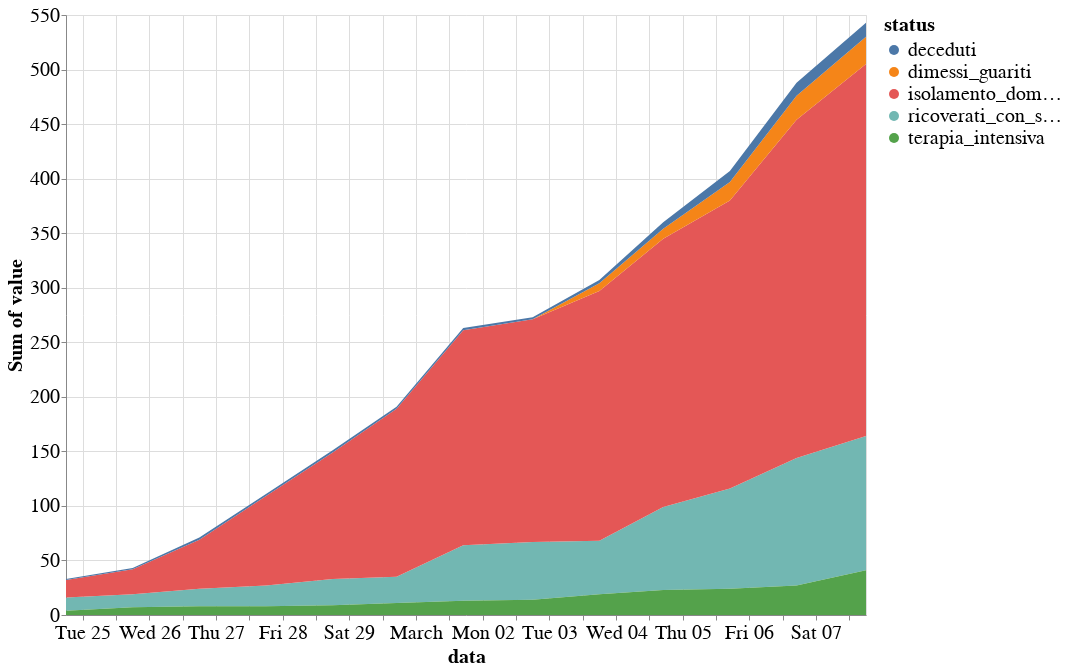

Source (notebook cell):
### Code cell
alt.Chart(melt_df[(melt_df.status.isin(fields)) & (melt_df.regione == 'Veneto')]).mark_area().encode(
    y='sum(value)',
    x='data:T',
    color='status:N'
).properties(
    height=600,
    width=800
).interactive()

### Figure 1 — Vega-Lite specification as saved in the notebook (floating-point values rounded to 4 significant figures)
{"width": 800, "height": 600, "config": {"line": {"strokeWidth": 4}, "style": {"bar": {"size": 20}}, "legend": {"symbolSize": 100, "titleFontSize": 20, "labelFontSize": 20}, "axis": {"titleFontSize": 20, "labelFontSize": 20}}, "data": {"name": "data-3a302288ed1f045875e247f7fc9df087"}, "mark": "area", "encoding": {"color": {"type": "nominal", "field": "status"}, "x": {"type": "temporal", "field": "data"}, "y": {"type": "quantitative", "aggregate": "sum", "field": "value"}}, "selection": {"selector002": {"type": "interval", "bind": "scales", "encodings": ["x", "y"]}}, "$schema": "https://vega.github.io/schema/vega-lite/v4.0.2.json", "datasets": {"data-3a302288ed1f045875e247f7fc9df087": [{"data": "2020-02-24 18:00:00", "stato": "ITA", "codice_regione": 5, "regione": "Veneto", "lat": 45.43, "long": 12.34, "status": "ricoverati_con_sintomi", "value": 12.0}, {"data": "2020-02-25 18:00:00", "stato": "ITA", "codice_regione": 5, "regione": "Veneto", "lat": 45.43, "long": 12.34, "status": "ricoverati_con_sintomi", "value": 12.0}, {"data": "2020-02-26 18:00:00", "stato": "ITA", "codice_regione": 5, "regione": "Veneto", "lat": 45.43, "long": 12.34, "status": "ricoverati_con_sintomi", "value": 16.0}, {"data": "2020-02-27 18:00:00", "stato": "ITA", "codice_regione": 5, "regione": "Veneto", "lat": 45.43, "long": 12.34, "status": "ricoverati_con_sintomi", "value": 19.0}, {"data": "2020-02-28 18:00:00", "stato": "ITA", "codice_regione": 5, "regione": "Veneto", "lat": 45.43, "long": 12.34, "status": "ricoverati_con_sintomi", "value": 24.0}, {"data": "2020-02-29 17:00:00", "stato": "ITA", "codice_regione": 5, "regione": "Veneto", "lat": 45.43, "long": 12.34, "status": "ricoverati_con_sintomi", "value": 24.0}, {"data": "2020-03-01 17:00:00", "stato": "ITA", "codice_regione": 5, "regione": "Veneto", "lat": 45.43, "long": 12.34, "status": "ricoverati_con_sintomi", "value": 51.0}, {"data": "2020-03-02 18:00:00", "stato": "ITA", "codice_regione": 5, "regione": "Veneto", "lat": 45.43, "long": 12.34, "status": "ricoverati_con_sintomi", "value": 53.0}, {"data": "2020-03-03 18:00:00", "stato": "ITA", "codice_regione": 5, "regione": "Veneto", "lat": 45.43, "long": 12.34, "status": "ricoverati_con_sintomi", "value": 49.0}, {"data": "2020-03-04 17:00:00", "stato": "ITA", "codice_regione": 5, "regione": "Veneto", "lat": 45.43, "long": 12.34, "status": "ricoverati_con_sintomi", "value": 76.0}, {"data": "2020-03-05 17:00:00", "stato": "ITA", "codice_regione": 5, "regione": "Veneto", "lat": 45.43, "long": 12.34, "status": "ricoverati_con_sintomi", "value": 92.0}, {"data": "2020-03-06 17:00:00", "stato": "ITA", "codice_regione": 5, "regione": "Veneto", "lat": 45.43, "long": 12.34, "status": "ricoverati_con_sintomi", "value": 117.0}, {"data": "2020-03-07 18:00:00", "stato": "ITA", "codice_regione": 5, "regione": "Veneto", "lat": 45.43, "long": 12.34, "status": "ricoverati_con_sintomi", "value": 123.0}, {"data": "2020-02-24 18:00:00", "stato": "ITA", "codice_regione": 5, "regione": "Veneto", "lat": 45.43, "long": 12.34, "status": "terapia_intensiva", "value": 4.0}, {"data": "2020-02-25 18:00:00", "stato": "ITA", "codice_regione": 5, "regione": "Veneto", "lat": 45.43, "long": 12.34, "status": "terapia_intensiva", "value": 7.0}, {"data": "2020-02-26 18:00:00", "stato": "ITA", "codice_regione": 5, "regione": "Veneto", "lat": 45.43, "long": 12.34, "status": "terapia_intensiva", "value": 8.0}, {"data": "2020-02-27 18:00:00", "stato": "ITA", "codice_regione": 5, "regione": "Veneto", "lat": 45.43, "long": 12.34, "status": "terapia_intensiva", "value": 8.0}, {"data": "2020-02-28 18:00:00", "stato": "ITA", "codice_regione": 5, "regione": "Veneto", "lat": 45.43, "long": 12.34, "status": "terapia_intensiva", "value": 9.0}, {"data": "2020-02-29 17:00:00", "stato": "ITA", "codice_regione": 5, "regione": "Veneto", "lat": 45.43, "long": 12.34, "status": "terapia_intensiva", "value": 11.0}, {"data": "2020-03-01 17:00:00", "stato": "ITA", "codice_regione": 5, "regione": "Veneto", "lat": 45.43, "long": 12.34, "status": "terapia_intensiva", "value": 13.0}, {"data": "2020-03-02 18:00:00", "stato": "ITA", "codice_regione": 5, "regione": "Veneto", "lat": 45.43, "long": 12.34, "status": "terapia_intensiva", "value": 14.0}, {"data": "2020-03-03 18:00:00", "stato": "ITA", "codice_regione": 5, "regione": "Veneto", "lat": 45.43, "long": 12.34, "status": "terapia_intensiva", "value": 19.0}, {"data": "2020-03-04 17:00:00", "stato": "ITA", "codice_regione": 5, "regione": "Veneto", "lat": 45.43, "long": 12.34, "status": "terapia_intensiva", "value": 23.0}, {"data": "2020-03-05 17:00:00", "stato": "ITA", "codice_regione": 5, "regione": "Veneto", "lat": 45.43, "long": 12.34, "status": "terapia_intensiva", "value": 24.0}, {"data": "2020-03-06 17:00:00", "stato": "ITA", "codice_regione": 5, "regione": "Veneto", "lat": 45.43, "long": 12.34, "status": "terapia_intensiva", "value": 27.0}, {"data": "2020-03-07 18:00:00", "stato": "ITA", "codice_regione": 5, "regione": "Veneto", "lat": 45.43, "long": 12.34, "status": "terapia_intensiva", "value": 41.0}, {"data": "2020-02-24 18:00:00", "stato": "ITA", "codice_regione": 5, "regione": "Veneto", "lat": 45.43, "long": 12.34, "status": "isolamento_domiciliare", "value": 16.0}, {"data": "2020-02-25 18:00:00", "stato": "ITA", "codice_regione": 5, "regione": "Veneto", "lat": 45.43, "long": 12.34, "status": "isolamento_domiciliare", "value": 23.0}, {"data": "2020-02-26 18:00:00", "stato": "ITA", "codice_regione": 5, "regione": "Veneto", "lat": 45.43, "long": 12.34, "status": "isolamento_domiciliare", "value": 45.0}, {"data": "2020-02-27 18:00:00", "stato": "ITA", "codice_regione": 5, "regione": "Veneto", "lat": 45.43, "long": 12.34, "status": "isolamento_domiciliare", "value": 82.0}, {"data": "2020-02-28 18:00:00", "stato": "ITA", "codice_regione": 5, "regione": "Veneto", "lat": 45.43, "long": 12.34, "status": "isolamento_domiciliare", "value": 116.0}, {"data": "2020-02-29 17:00:00", "stato": "ITA", "codice_regione": 5, "regione": "Veneto", "lat": 45.43, "long": 12.34, "status": "isolamento_domiciliare", "value": 154.0}, {"data": "2020-03-01 17:00:00", "stato": "ITA", "codice_regione": 5, "regione": "Veneto", "lat": 45.43, "long": 12.34, "status": "isolamento_domiciliare", "value": 197.0}, {"data": "2020-03-02 18:00:00", "stato": "ITA", "codice_regione": 5, "regione": "Veneto", "lat": 45.43, "long": 12.34, "status": "isolamento_domiciliare", "value": 204.0}, {"data": "2020-03-03 18:00:00", "stato": "ITA", "codice_regione": 5, "regione": "Veneto", "lat": 45.43, "long": 12.34, "status": "isolamento_domiciliare", "value": 229.0}, {"data": "2020-03-04 17:00:00", "stato": "ITA", "codice_regione": 5, "regione": "Veneto", "lat": 45.43, "long": 12.34, "status": "isolamento_domiciliare", "value": 246.0}, {"data": "2020-03-05 17:00:00", "stato": "ITA", "codice_regione": 5, "regione": "Veneto", "lat": 45.43, "long": 12.34, "status": "isolamento_domiciliare", "value": 264.0}, {"data": "2020-03-06 17:00:00", "stato": "ITA", "codice_regione": 5, "regione": "Veneto", "lat": 45.43, "long": 12.34, "status": "isolamento_domiciliare", "value": 310.0}, {"data": "2020-03-07 18:00:00", "stato": "ITA", "codice_regione": 5, "regione": "Veneto", "lat": 45.43, "long": 12.34, "status": "isolamento_domiciliare", "value": 341.0}, {"data": "2020-02-24 18:00:00", "stato": "ITA", "codice_regione": 5, "regione": "Veneto", "lat": 45.43, "long": 12.34, "status": "dimessi_guariti", "value": 0.0}, {"data": "2020-02-25 18:00:00", "stato": "ITA", "codice_regione": 5, "regione": "Veneto", "lat": 45.43, "long": 12.34, "status": "dimessi_guariti", "value": 0.0}, {"data": "2020-02-26 18:00:00", "stato": "ITA", "codice_regione": 5, "regione": "Veneto", "lat": 45.43, "long": 12.34, "status": "dimessi_guariti", "value": 0.0}, {"data": "2020-02-27 18:00:00", "stato": "ITA", "codice_regione": 5, "regione": "Veneto", "lat": 45.43, "long": 12.34, "status": "dimessi_guariti", "value": 0.0}, {"data": "2020-02-28 18:00:00", "stato": "ITA", "codice_regione": 5, "regione": "Veneto", "lat": 45.43, "long": 12.34, "status": "dimessi_guariti", "value": 0.0}, {"data": "2020-02-29 17:00:00", "stato": "ITA", "codice_regione": 5, "regione": "Veneto", "lat": 45.43, "long": 12.34, "status": "dimessi_guariti", "value": 0.0}, {"data": "2020-03-01 17:00:00", "stato": "ITA", "codice_regione": 5, "regione": "Veneto", "lat": 45.43, "long": 12.34, "status": "dimessi_guariti", "value": 0.0}, {"data": "2020-03-02 18:00:00", "stato": "ITA", "codice_regione": 5, "regione": "Veneto", "lat": 45.43, "long": 12.34, "status": "dimessi_guariti", "value": 0.0}, {"data": "2020-03-03 18:00:00", "stato": "ITA", "codice_regione": 5, "regione": "Veneto", "lat": 45.43, "long": 12.34, "status": "dimessi_guariti", "value": 7.0}, {"data": "2020-03-04 17:00:00", "stato": "ITA", "codice_regione": 5, "regione": "Veneto", "lat": 45.43, "long": 12.34, "status": "dimessi_guariti", "value": 9.0}, {"data": "2020-03-05 17:00:00", "stato": "ITA", "codice_regione": 5, "regione": "Veneto", "lat": 45.43, "long": 12.34, "status": "dimessi_guariti", "value": 17.0}, {"data": "2020-03-06 17:00:00", "stato": "ITA", "codice_regione": 5, "regione": "Veneto", "lat": 45.43, "long": 12.34, "status": "dimessi_guariti", "value": 22.0}, {"data": "2020-03-07 18:00:00", "stato": "ITA", "codice_regione": 5, "regione": "Veneto", "lat": 45.43, "long": 12.34, "status": "dimessi_guariti", "value": 25.0}, {"data": "2020-02-24 18:00:00", "stato": "ITA", "codice_regione": 5, "regione": "Veneto", "lat": 45.43, "long": 12.34, "status": "deceduti", "value": 1.0}, {"data": "2020-02-25 18:00:00", "stato": "ITA", "codice_regione": 5, "regione": "Veneto", "lat": 45.43, "long": 12.34, "status": "deceduti", "value": 1.0}, {"data": "2020-02-26 18:00:00", "stato": "ITA", "codice_regione": 5, "regione": "Veneto", "lat": 45.43, "long": 12.34, "status": "deceduti", "value": 2.0}, {"data": "2020-02-27 18:00:00", "stato": "ITA", "codice_regione": 5, "regione": "Veneto", "lat": 45.43, "long": 12.34, "status": "deceduti", "value": 2.0}, {"data": "2020-02-28 18:00:00", "stato": "ITA", "codice_regione": 5, "regione": "Veneto", "lat": 45.43, "long": 12.34, "status": "deceduti", "value": 2.0}, {"data": "2020-02-29 17:00:00", "stato": "ITA", "codice_regione": 5, "regione": "Veneto", "lat": 45.43, "long": 12.34, "status": "deceduti", "value": 2.0}, {"data": "2020-03-01 17:00:00", "stato": "ITA", "codice_regione": 5, "regione": "Veneto", "lat": 45.43, "long": 12.34, "status": "deceduti", "value": 2.0}, {"data": "2020-03-02 18:00:00", "stato": "ITA", "codice_regione": 5, "regione": "Veneto", "lat": 45.43, "long": 12.34, "status": "deceduti", "value": 2.0}, {"data": "2020-03-03 18:00:00", "stato": "ITA", "codice_regione": 5, "regione": "Veneto", "lat": 45.43, "long": 12.34, "status": "deceduti", "value": 3.0}, {"data": "2020-03-04 17:00:00", "stato": "ITA", "codice_regione": 5, "regione": "Veneto", "lat": 45.43, "long": 12.34, "status": "deceduti", "value": 6.0}, {"data": "2020-03-05 17:00:00", "stato": "ITA", "codice_regione": 5, "regione": "Veneto", "lat": 45.43, "long": 12.34, "status": "deceduti", "value": 10.0}, {"data": "2020-03-06 17:00:00", "stato": "ITA", "codice_regione": 5, "regione": "Veneto", "lat": 45.43, "long": 12.34, "status": "deceduti", "value": 12.0}, {"data": "2020-03-07 18:00:00", "stato": "ITA", "codice_regione": 5, "regione": "Veneto", "lat": 45.43, "long": 12.34, "status": "deceduti", "value": 13.0}]}}
